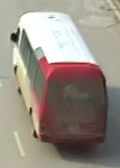
#> input picture Ex2/trainingset/bus/20170323.0822-0825_400.png_0.png, 120 x 168 px; its folder holds only this picture in this run
$ jupyter execute --allow-errors Ex2.ipynb
#> lines starting #> are read from the running program, lines starting #| are printed output that depends on the picture
[cell 1]
import warnings
warnings.filterwarnings("ignore")

import os
import numpy as np
import cv2
from cv2 import xfeatures2d
import matplotlib.pyplot as plt
import pickle
import sklearn

from sklearn.cluster import KMeans
from scipy.spatial.distance import cdist

[cell 2]
def load_image(image_path):
    return cv2.imread(image_path)

[cell 3]
def statistic():
    label = []
    num_images = []
    for lab in os.listdir('trainingset'):
        label.append(lab)
        num_images.append(len(os.listdir(os.path.join('trainingset', lab))))

    return label, num_images

[cell 4]
label, num_images = statistic()

y_pos = np.arange(len(label))

plt.barh(y_pos, num_images, align='center', alpha=0.5)
plt.yticks(y_pos, label)
plt.show()
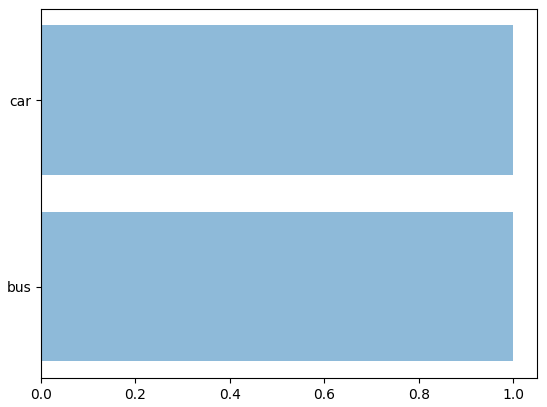
#> figure drawn by matplotlib, 1 panel

print('Total images: %d' %(sum(num_images)))
# get example image from bus, car, truck,moto, pedestrian
samples_list = []
samples_label = []
for label in os.listdir('trainingset'):
    sample_file = os.listdir(os.path.join('trainingset', label))[0]

    samples_list.append(load_image(os.path.join('trainingset', label, sample_file)))
#> in load_image, returned value is the input picture: shape (168, 120, 3); mean B, G, R 131.7, 142.5, 151.4

    samples_label.append(label)

for i in range(len(samples_list)):
    plt.subplot(2, 3, i + 1), plt.imshow(cv2.cvtColor(samples_list[i], cv2.COLOR_BGR2RGB))
    plt.title(samples_label[i]), plt.xticks([]), plt.yticks([])
#> this loop made 2 passes

plt.show()
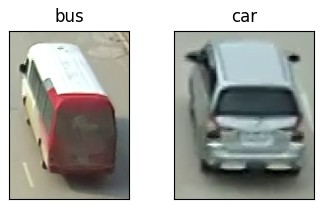
#> figure drawn by matplotlib, 2 panels

[cell 5]
def read_data(label2id):
    X = []
    Y = []

    for label in os.listdir('trainingset'):
        for img_file in os.listdir(os.path.join('trainingset', label)):

            img = load_image(os.path.join('trainingset', label, img_file))
            X.append(img)
            Y.append(label2id[label])
    return X, Y

[cell 6]
# Label to id, used to convert string label to integer
label2id = {'pedestrian':0, 'moto':1, 'truck':2, 'car':3, 'bus':4}
X, Y = read_data(label2id)
#> X = 2 items; Y = [4, 3]
print(len(X))
#| 2
print(len(Y))
#| 2
print(X[0].shape)
#| (168, 120, 3)
print(Y[0])
#| 4

[cell 7]
def extract_sift_features(X):
    image_descriptors = []
    sift = cv2.xfeatures2d.SIFT_create()

    for i in range(len(X)):
        kp, des = sift.detectAndCompute(X[i], None)

        image_descriptors.append(des)
#> after the loop, image_descriptors = 2 items


    return image_descriptors

[cell 8]
image_descriptors = extract_sift_features(X)
#> image_descriptors = 2 items
print(len(image_descriptors))
#| 2
print(type(image_descriptors[0][0]))
#| <class 'numpy.ndarray'>
#> (the rest of this cell did not finish here and is left out)

[cell 9]
all_descriptors = []
for descriptors in image_descriptors:
    if descriptors is not None:
        for des in descriptors:
            all_descriptors.append(des)
#> after the loop, all_descriptors = 107 items
print('Total number of descriptors: %d' %(len(all_descriptors)))
#| Total number of descriptors: 107

[cell 10]
def kmeans_bow(all_descriptors, num_clusters):
    bow_dict = []
    kmeans = KMeans(n_clusters=num_clusters).fit(all_descriptors)
    bow_dict = kmeans.cluster_centers_

    return bow_dict

[cell 11]
num_clusters = 5
if not os.path.isfile('bow_dictionary150.pkl'):
    BoW = kmeans_bow(all_descriptors, num_clusters)
    pickle.dump(BoW, open('bow_dictionary150.pkl', 'wb'))
else:
    BoW = pickle.load(open('bow_dictionary150.pkl', 'rb'))
#> (reads Ex2/bow_dictionary150.pkl from the repository)
#| (57, 128)

print(len(BoW))
print(type(BoW[0]))

[cell 12]
from scipy.spatial.distance import cdist

[cell 13]
def create_features_bow(image_descriptors, BoW, num_clusters):
#> called with BoW = array of shape (5, 128), num_clusters = 5
    X_features = []

    for i in range(len(image_descriptors)):
        features = np.array([0] * num_clusters)

        if image_descriptors[i] is not None:
            distance = cdist(image_descriptors[i], BoW)
            argmin = np.argmin(distance, axis=1)
            for j in argmin:
                features[j] += 1
        X_features.append(features)
#> this loop made 2 passes
#> after the loop, X_features = [[4, 21, 21, 2, 9], [8, 15, 7, 6, 14]]


    return X_features

[cell 14]
print(image_descriptors[0].shape)
print(BoW[0].shape)
X_features = create_features_bow(image_descriptors, BoW, num_clusters)
#> X_features = [[4, 21, 21, 2, 9], [8, 15, 7, 6, 14]]
print(len(X_features))
#| 2
print(X_features[0])
#| [ 4 21 21  2  9]
print(sum(X_features[0]))
#| 57
print(image_descriptors[0].shape[0])
#| 57

[cell 15]
print(len(X_features))
#| 2
print(len(Y))
#| 2

[cell 16]
from sklearn.model_selection import train_test_split

X_train = []
X_test = []
Y_train = []
Y_test = []
X_train, X_test, Y_train, Y_test = train_test_split(X_features, Y, test_size=0.2, random_state=42)
#> X_train = [[4, 21, 21, 2, 9]]; X_test = [[8, 15, 7, 6, 14]]; Y_train = [4]; Y_test = [3]

print(len(X_train))
#| 1
print(len(X_test))
#| 1

[cell 17]
svm = sklearn.svm.SVC(C = 30)
#> (the rest of this cell did not finish here and is left out)

[cell 18]
img = load_image('image_test/bus.png')
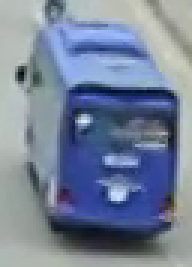
#> input picture Ex2/image_test/bus.png, 64 x 89 px (shown 3 times larger)
#> in load_image, returned value is the input picture: shape (89, 64, 3); mean B, G, R 153.3, 130.6, 117.9
plt.imshow(cv2.cvtColor(img, cv2.COLOR_BGR2RGB))
plt.show()

my_X = [img]

[cell 19]
my_image_descriptors = extract_sift_features(my_X)
#> the loop in extract_sift_features (call 2), `for i in range(len(X)):` made 1 pass
#> my_image_descriptors = 1 item
my_X_features = create_features_bow(my_image_descriptors, BoW, num_clusters)
#> the loop in create_features_bow (call 2), `for i in range(len(image_descriptors)):` made 1 pass
#> my_X_features = [[10, 22, 9, 6, 9]]

print(len(my_image_descriptors))
#| 1
print(my_X_features[0].shape)
#| (5,)
